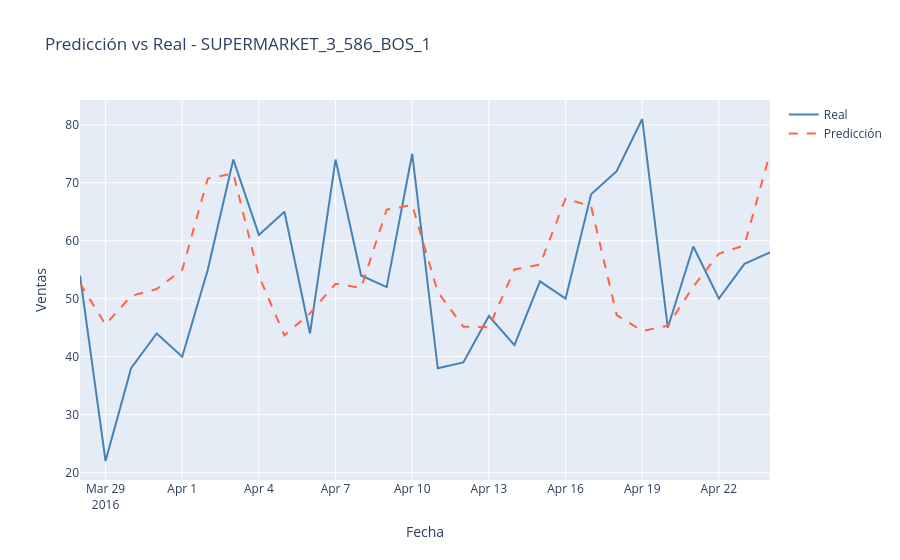

The notebook cell this image was saved under:
### Code cell
# Visualización: predicción vs real en una serie de ejemplo
#serie_ejemplo = df_test['id'].value_counts().index[0]
# En vez de coger el primero, busca uno con más ventas en el test
serie_ejemplo = df_test.groupby('id')['sales'].mean().idxmax()

mask  = df_test['id'] == serie_ejemplo
fechas = df_test.loc[mask, 'date']
real   = y_test[mask]
pred   = y_pred_xgb[mask]

fig = go.Figure()
fig.add_trace(go.Scatter(x=fechas, y=real, name='Real',       line=dict(color='steelblue')))
fig.add_trace(go.Scatter(x=fechas, y=pred, name='Predicción', line=dict(color='tomato', dash='dash')))
fig.update_layout(title=f'Predicción vs Real - {serie_ejemplo}',
                  xaxis_title='Fecha', yaxis_title='Ventas')
fig.show()
